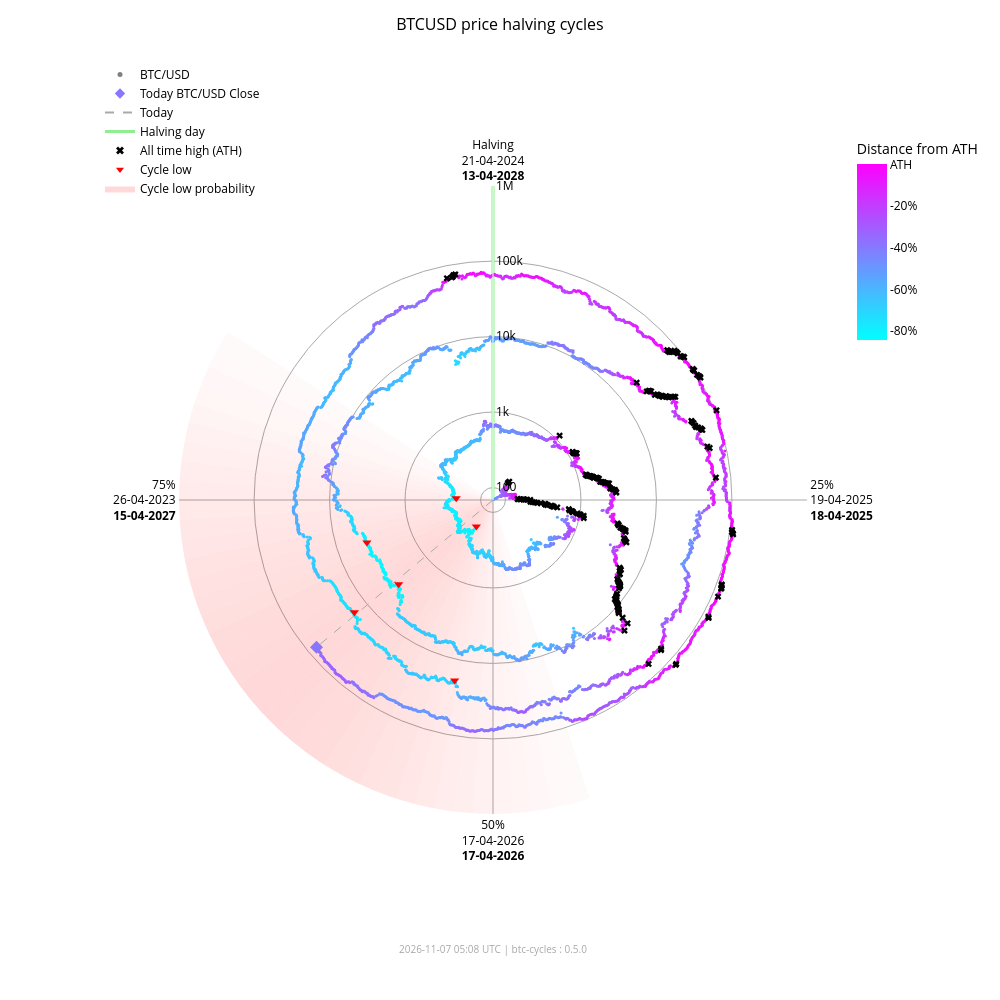

Notebook source saved alongside this figure:
### Markdown cell above
### Interactive chart (plotly)

### Code cell
fig_interactive = btc.plot(
    kind="interactive",
    from_date="2012-11-28",
)
# plotly config for interactivity
config = {"scrollZoom": True, "displayModeBar": True}
# display in notebook
fig_interactive.show(config=config)

### Figure 1 — Plotly figure (JSON) as saved in the notebook; plotly's stock layout.template omitted (floating-point values rounded to 4 significant figures; data arrays with more than 128 entries replaced by an {"elided": "..."} marker saying what was removed)
{"data": [{"fill": "toself", "fillcolor": "rgba(255,0,0,0.018306980149439524)", "hoverinfo": "skip", "line": {"width": 0}, "mode": "lines", "r": [68.43, 1000000, 1000000, 68.43, 68.43], "showlegend": false, "theta": [162.0, 162.0, 165.6, 165.6, 162.0], "type": "scatterpolar"}, {"fill": "toself", "fillcolor": "rgba(255,0,0,0.02405911634527998)", "hoverinfo": "skip", "line": {"width": 0}, "mode": "lines", "r": [68.43, 1000000, 1000000, 68.43, 68.43], "showlegend": false, "theta": [165.6, 165.6, 169.2, 169.2, 165.6], "type": "scatterpolar"}, {"fill": "toself", "fillcolor": "rgba(255,0,0,0.030803449372254352)", "hoverinfo": "skip", "line": {"width": 0}, "mode": "lines", "r": [68.43, 1000000, 1000000, 68.43, 68.43], "showlegend": false, "theta": [169.2, 169.2, 172.8, 172.8, 169.2], "type": "scatterpolar"}, {"fill": "toself", "fillcolor": "rgba(255,0,0,0.03847233586005252)", "hoverinfo": "skip", "line": {"width": 0}, "mode": "lines", "r": [68.43, 1000000, 1000000, 68.43, 68.43], "showlegend": false, "theta": [172.8, 172.8, 176.4, 176.4, 172.8], "type": "scatterpolar"}, {"fill": "toself", "fillcolor": "rgba(255,0,0,0.04694405159551339)", "hoverinfo": "skip", "line": {"width": 0}, "mode": "lines", "r": [68.43, 1000000, 1000000, 68.43, 68.43], "showlegend": false, "theta": [176.4, 176.4, 180.0, 180.0, 176.4], "type": "scatterpolar"}, {"fill": "toself", "fillcolor": "rgba(255,0,0,0.05605603979818329)", "hoverinfo": "skip", "line": {"width": 0}, "mode": "lines", "r": [68.43, 1000000, 1000000, 68.43, 68.43], "showlegend": false, "theta": [180.0, 180.0, 183.6, 183.6, 180.0], "type": "scatterpolar"}, {"fill": "toself", "fillcolor": "rgba(255,0,0,0.06562330627802694)", "hoverinfo": "skip", "line": {"width": 0}, "mode": "lines", "r": [68.43, 1000000, 1000000, 68.43, 68.43], "showlegend": false, "theta": [183.6, 183.6, 187.2, 187.2, 183.6], "type": "scatterpolar"}, {"fill": "toself", "fillcolor": "rgba(255,0,0,0.07545707932574237)", "hoverinfo": "skip", "line": {"width": 0}, "mode": "lines", "r": [68.43, 1000000, 1000000, 68.43, 68.43], "showlegend": false, "theta": [187.2, 187.2, 190.8, 190.8, 187.2], "type": "scatterpolar"}, {"fill": "toself", "fillcolor": "rgba(255,0,0,0.08537841060169407)", "hoverinfo": "skip", "line": {"width": 0}, "mode": "lines", "r": [68.43, 1000000, 1000000, 68.43, 68.43], "showlegend": false, "theta": [190.8, 190.8, 194.4, 194.4, 190.8], "type": "scatterpolar"}, {"fill": "toself", "fillcolor": "rgba(255,0,0,0.09522272137134848)", "hoverinfo": "skip", "line": {"width": 0}, "mode": "lines", "r": [68.43, 1000000, 1000000, 68.43, 68.43], "showlegend": false, "theta": [194.4, 194.4, 198.0, 198.0, 194.4], "type": "scatterpolar"}, {"fill": "toself", "fillcolor": "rgba(255,0,0,0.10483418800389058)", "hoverinfo": "skip", "line": {"width": 0}, "mode": "lines", "r": [68.43, 1000000, 1000000, 68.43, 68.43], "showlegend": false, "theta": [198.0, 198.0, 201.6, 201.6, 198.0], "type": "scatterpolar"}, {"fill": "toself", "fillcolor": "rgba(255,0,0,0.11405248627197925)", "hoverinfo": "skip", "line": {"width": 0}, "mode": "lines", "r": [68.43, 1000000, 1000000, 68.43, 68.43], "showlegend": false, "theta": [201.6, 201.6, 205.2, 205.2, 201.6], "type": "scatterpolar"}, {"fill": "toself", "fillcolor": "rgba(255,0,0,0.12269756305009562)", "hoverinfo": "skip", "line": {"width": 0}, "mode": "lines", "r": [68.43, 1000000, 1000000, 68.43, 68.43], "showlegend": false, "theta": [205.2, 205.2, 208.8, 208.8, 205.2], "type": "scatterpolar"}, {"fill": "toself", "fillcolor": "rgba(255,0,0,0.13055959037792858)", "hoverinfo": "skip", "line": {"width": 0}, "mode": "lines", "r": [68.43, 1000000, 1000000, 68.43, 68.43], "showlegend": false, "theta": [208.8, 208.8, 212.4, 212.4, 208.8], "type": "scatterpolar"}, {"fill": "toself", "fillcolor": "rgba(255,0,0,0.13740037014073872)", "hoverinfo": "skip", "line": {"width": 0}, "mode": "lines", "r": [68.43, 1000000, 1000000, 68.43, 68.43], "showlegend": false, "theta": [212.4, 212.4, 216.0, 216.0, 212.4], "type": "scatterpolar"}, {"fill": "toself", "fillcolor": "rgba(255,0,0,0.14296927208088228)", "hoverinfo": "skip", "line": {"width": 0}, "mode": "lines", "r": [68.43, 1000000, 1000000, 68.43, 68.43], "showlegend": false, "theta": [216.0, 216.0, 219.6, 219.6, 216.0], "type": "scatterpolar"}, {"fill": "toself", "fillcolor": "rgba(255,0,0,0.14703219887325494)", "hoverinfo": "skip", "line": {"width": 0}, "mode": "lines", "r": [68.43, 1000000, 1000000, 68.43, 68.43], "showlegend": false, "theta": [219.6, 219.6, 223.2, 223.2, 219.6], "type": "scatterpolar"}, {"fill": "toself", "fillcolor": "rgba(255,0,0,0.14940752827264187)", "hoverinfo": "skip", "line": {"width": 0}, "mode": "lines", "r": [68.43, 1000000, 1000000, 68.43, 68.43], "showlegend": false, "theta": [223.2, 223.2, 226.8, 226.8, 223.2], "type": "scatterpolar"}, {"fill": "toself", "fillcolor": "rgba(255,0,0,0.15)", "hoverinfo": "skip", "line": {"width": 0}, "mode": "lines", "r": [68.43, 1000000, 1000000, 68.43, 68.43], "showlegend": false, "theta": [226.8, 226.8, 230.4, 230.4, 226.8], "type": "scatterpolar"}, {"fill": "toself", "fillcolor": "rgba(255,0,0,0.14882314851976614)", "hoverinfo": "skip", "line": {"width": 0}, "mode": "lines", "r": [68.43, 1000000, 1000000, 68.43, 68.43], "showlegend": false, "theta": [230.4, 230.4, 234.0, 234.0, 230.4], "type": "scatterpolar"}, {"fill": "toself", "fillcolor": "rgba(255,0,0,0.14600334989350275)", "hoverinfo": "skip", "line": {"width": 0}, "mode": "lines", "r": [68.43, 1000000, 1000000, 68.43, 68.43], "showlegend": false, "theta": [234.0, 234.0, 237.6, 237.6, 234.0], "type": "scatterpolar"}, {"fill": "toself", "fillcolor": "rgba(255,0,0,0.14176315293000513)", "hoverinfo": "skip", "line": {"width": 0}, "mode": "lines", "r": [68.43, 1000000, 1000000, 68.43, 68.43], "showlegend": false, "theta": [237.6, 237.6, 241.2, 241.2, 237.6], "type": "scatterpolar"}, {"fill": "toself", "fillcolor": "rgba(255,0,0,0.1363869302869166)", "hoverinfo": "skip", "line": {"width": 0}, "mode": "lines", "r": [68.43, 1000000, 1000000, 68.43, 68.43], "showlegend": false, "theta": [241.2, 241.2, 244.8, 244.8, 241.2], "type": "scatterpolar"}, {"fill": "toself", "fillcolor": "rgba(255,0,0,0.13017643696734477)", "hoverinfo": "skip", "line": {"width": 0}, "mode": "lines", "r": [68.43, 1000000, 1000000, 68.43, 68.43], "showlegend": false, "theta": [244.8, 244.8, 248.4, 248.4, 244.8], "type": "scatterpolar"}, {"fill": "toself", "fillcolor": "rgba(255,0,0,0.1234063302665758)", "hoverinfo": "skip", "line": {"width": 0}, "mode": "lines", "r": [68.43, 1000000, 1000000, 68.43, 68.43], "showlegend": false, "theta": [248.4, 248.4, 252.0, 252.0, 248.4], "type": "scatterpolar"}, {"fill": "toself", "fillcolor": "rgba(255,0,0,0.11628949020714345)", "hoverinfo": "skip", "line": {"width": 0}, "mode": "lines", "r": [68.43, 1000000, 1000000, 68.43, 68.43], "showlegend": false, "theta": [252.0, 252.0, 255.6, 255.6, 252.0], "type": "scatterpolar"}, {"fill": "toself", "fillcolor": "rgba(255,0,0,0.108959277972535)", "hoverinfo": "skip", "line": {"width": 0}, "mode": "lines", "r": [68.43, 1000000, 1000000, 68.43, 68.43], "showlegend": false, "theta": [255.6, 255.6, 259.2, 259.2, 255.6], "type": "scatterpolar"}, {"fill": "toself", "fillcolor": "rgba(255,0,0,0.1014715299920515)", "hoverinfo": "skip", "line": {"width": 0}, "mode": "lines", "r": [68.43, 1000000, 1000000, 68.43, 68.43], "showlegend": false, "theta": [259.2, 259.2, 262.8, 262.8, 259.2], "type": "scatterpolar"}, {"fill": "toself", "fillcolor": "rgba(255,0,0,0.09382430417652897)", "hoverinfo": "skip", "line": {"width": 0}, "mode": "lines", "r": [68.43, 1000000, 1000000, 68.43, 68.43], "showlegend": false, "theta": [262.8, 262.8, 266.4, 266.4, 262.8], "type": "scatterpolar"}, {"fill": "toself", "fillcolor": "rgba(255,0,0,0.08598937207621672)", "hoverinfo": "skip", "line": {"width": 0}, "mode": "lines", "r": [68.43, 1000000, 1000000, 68.43, 68.43], "showlegend": false, "theta": [266.4, 266.4, 270.0, 270.0, 266.4], "type": "scatterpolar"}, {"fill": "toself", "fillcolor": "rgba(255,0,0,0.07794710108398434)", "hoverinfo": "skip", "line": {"width": 0}, "mode": "lines", "r": [68.43, 1000000, 1000000, 68.43, 68.43], "showlegend": false, "theta": [270.0, 270.0, 273.6, 273.6, 270.0], "type": "scatterpolar"}, {"fill": "toself", "fillcolor": "rgba(255,0,0,0.06971614429145927)", "hoverinfo": "skip", "line": {"width": 0}, "mode": "lines", "r": [68.43, 1000000, 1000000, 68.43, 68.43], "showlegend": false, "theta": [273.6, 273.6, 277.2, 277.2, 273.6], "type": "scatterpolar"}, {"fill": "toself", "fillcolor": "rgba(255,0,0,0.061371174705723626)", "hoverinfo": "skip", "line": {"width": 0}, "mode": "lines", "r": [68.43, 1000000, 1000000, 68.43, 68.43], "showlegend": false, "theta": [277.2, 277.2, 280.8, 280.8, 277.2], "type": "scatterpolar"}, {"fill": "toself", "fillcolor": "rgba(255,0,0,0.05304520605236535)", "hoverinfo": "skip", "line": {"width": 0}, "mode": "lines", "r": [68.43, 1000000, 1000000, 68.43, 68.43], "showlegend": false, "theta": [280.8, 280.8, 284.4, 284.4, 280.8], "type": "scatterpolar"}, {"fill": "toself", "fillcolor": "rgba(255,0,0,0.044916938988340704)", "hoverinfo": "skip", "line": {"width": 0}, "mode": "lines", "r": [68.43, 1000000, 1000000, 68.43, 68.43], "showlegend": false, "theta": [284.4, 284.4, 288.0, 288.0, 284.4], "type": "scatterpolar"}, {"fill": "toself", "fillcolor": "rgba(255,0,0,0.0371870550186571)", "hoverinfo": "skip", "line": {"width": 0}, "mode": "lines", "r": [68.43, 1000000, 1000000, 68.43, 68.43], "showlegend": false, "theta": [288.0, 288.0, 291.6, 291.6, 288.0], "type": "scatterpolar"}, {"fill": "toself", "fillcolor": "rgba(255,0,0,0.030049603184432498)", "hoverinfo": "skip", "line": {"width": 0}, "mode": "lines", "r": [68.43, 1000000, 1000000, 68.43, 68.43], "showlegend": false, "theta": [291.6, 291.6, 295.2, 295.2, 291.6], "type": "scatterpolar"}, {"fill": "toself", "fillcolor": "rgba(255,0,0,0.023665126797805223)", "hoverinfo": "skip", "line": {"width": 0}, "mode": "lines", "r": [68.43, 1000000, 1000000, 68.43, 68.43], "showlegend": false, "theta": [295.2, 295.2, 298.8, 298.8, 295.2], "type": "scatterpolar"}, {"fill": "toself", "fillcolor": "rgba(255,0,0,0.018141004067302662)", "hoverinfo": "skip", "line": {"width": 0}, "mode": "lines", "r": [68.43, 1000000, 1000000, 68.43, 68.43], "showlegend": false, "theta": [298.8, 298.8, 302.4, 302.4, 298.8], "type": "scatterpolar"}, {"hoverinfo": "skip", "line": {"color": "darkgrey", "dash": "dash", "width": 1}, "mode": "lines", "r": [68.43, 75750.0], "showlegend": false, "theta": [230.2, 230.2], "type": "scatterpolar"}, {"hoverinfo": "skip", "line": {"color": "lightgreen", "width": 3}, "mode": "lines", "r": [68.43, 1000000], "showlegend": false, "theta": [0, 0], "type": "scatterpolar"}, {"hoverinfo": "text", "marker": {"color": {"elided": "4942 str values"}, "size": 3}, "mode": "markers", "r": {"elided": "4942 float values"}, "showlegend": false, "text": {"elided": "4942 str values"}, "theta": {"elided": "4942 float values"}, "type": "scatterpolar"}, {"hoverinfo": "text", "marker": {"color": "#8976ff", "size": 10, "symbol": "diamond"}, "mode": "markers", "r": [75750.0], "showlegend": false, "text": ["Today<br>Date: 2026-11-06<br>Price: $75,746.93"], "theta": [230.2], "type": "scatterpolar"}, {"hoverinfo": "text", "marker": {"color": "black", "size": 6, "symbol": "x"}, "mode": "markers", "r": {"elided": "182 float values"}, "showlegend": false, "text": {"elided": "182 str values"}, "theta": {"elided": "182 float values"}, "type": "scatterpolar"}, {"hoverinfo": "text", "marker": {"color": "red", "size": 8, "symbol": "triangle-down"}, "mode": "markers", "r": [178.1, 210.5, 3237.0, 3961.0, 19020.0, 15790.0], "showlegend": false, "text": ["Cycle Low<br>Date: 2015-01-14<br>Price: $178.10<br>ATH distance: -84.5%", "Cycle Low<br>Date: 2015-08-24<br>Price: $210.49<br>ATH distance: -81.7%", "Cycle Low<br>Date: 2018-12-15<br>Price: $3,236.76<br>ATH distance: -83.4%", "Cycle Low<br>Date: 2019-03-15<br>Price: $3,960.91<br>ATH distance: -79.7%", "Cycle Low<br>Date: 2022-06-18<br>Price: $19,017.64<br>ATH distance: -71.9%", "Cycle Low<br>Date: 2022-11-21<br>Price: $15,787.28<br>ATH distance: -76.6%"], "theta": [212.1, 272.7, 228.3, 251.4, 192.0, 231.0], "type": "scatterpolar"}, {"marker": {"color": "grey", "size": 5}, "mode": "markers", "name": "BTC/USD", "r": [null], "theta": [null], "type": "scatterpolar"}, {"marker": {"color": "#8976ff", "size": 8, "symbol": "diamond"}, "mode": "markers", "name": "Today BTC/USD Close", "r": [null], "theta": [null], "type": "scatterpolar"}, {"line": {"color": "darkgrey", "dash": "dash"}, "mode": "lines", "name": "Today", "r": [null], "theta": [null], "type": "scatterpolar"}, {"line": {"color": "lightgreen", "width": 3}, "mode": "lines", "name": "Halving day", "r": [null], "theta": [null], "type": "scatterpolar"}, {"marker": {"color": "black", "size": 7, "symbol": "x"}, "mode": "markers", "name": "All time high (ATH)", "r": [null], "theta": [null], "type": "scatterpolar"}, {"marker": {"color": "red", "size": 7, "symbol": "triangle-down"}, "mode": "markers", "name": "Cycle low", "r": [null], "theta": [null], "type": "scatterpolar"}, {"fill": "toself", "fillcolor": "rgba(255,0,0,0.15)", "line": {"width": 0}, "mode": "lines", "name": "Cycle low probability", "r": [null], "theta": [null], "type": "scatterpolar"}, {"hoverinfo": "skip", "marker": {"cmax": 0, "cmin": -0.8453, "color": [0], "colorbar": {"len": 0.25, "ticktext": ["ATH", "-20%", "-40%", "-60%", "-80%", "-100%"], "tickvals": [0, -0.2, -0.4, -0.6, -0.8, -1.0], "title": {"text": "Distance from ATH"}, "x": 0.95, "y": 0.92, "yanchor": "top"}, "colorscale": {"elided": "256x2 mixed values"}, "showscale": true, "size": 0}, "mode": "markers", "r": [null], "showlegend": false, "theta": [null], "type": "scatterpolar"}], "layout": {"annotations": [{"font": {"color": "darkgrey", "size": 10}, "showarrow": false, "text": "2026-11-07 05:08 UTC | btc-cycles : 0.5.0", "x": 0.5, "xref": "paper", "y": -0.02, "yref": "paper"}], "font": {"color": "black"}, "height": 1000, "legend": {"bgcolor": "rgba(0,0,0,0)", "font": {"color": "black"}, "x": 0.0, "y": 1.0}, "margin": {"b": 60, "l": 100, "r": 80, "t": 60}, "paper_bgcolor": "white", "plot_bgcolor": "white", "polar": {"angularaxis": {"color": "black", "direction": "clockwise", "gridcolor": "darkgrey", "rotation": 90, "ticktext": ["Halving<br>21-04-2024<br><b>13-04-2028</b>", "25%<br>19-04-2025<br><b>18-04-2025</b>", "50%<br>17-04-2026<br><b>17-04-2026</b>", "75%<br>26-04-2023<br><b>15-04-2027</b>"], "tickvals": [0, 90, 180, 270]}, "bgcolor": "white", "domain": {"x": [0.1, 0.9], "y": [0.05, 0.95]}, "radialaxis": {"angle": 90, "color": "black", "gridcolor": "darkgrey", "range": [1.835, 6.0], "tickangle": 90, "ticktext": ["100", "1k", "10k", "100k", "1M"], "tickvals": [100, 1000, 10000, 100000, 1000000], "type": "log"}}, "title": {"font": {"color": "black", "size": 16}, "text": "BTCUSD price halving cycles", "x": 0.5}, "width": 1000}}
